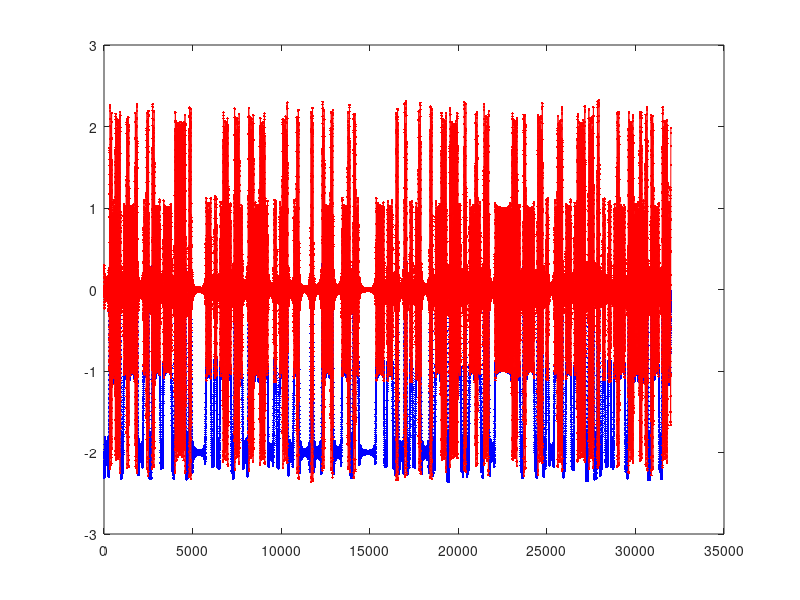
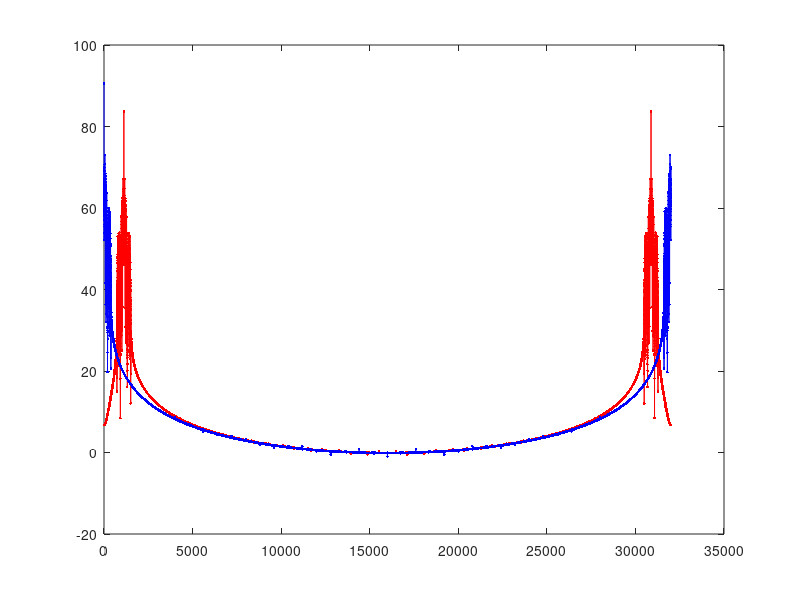
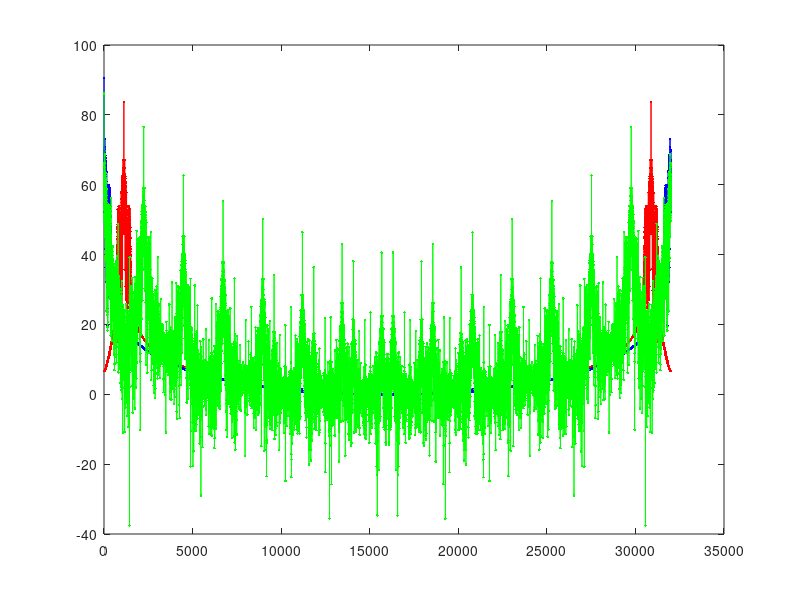
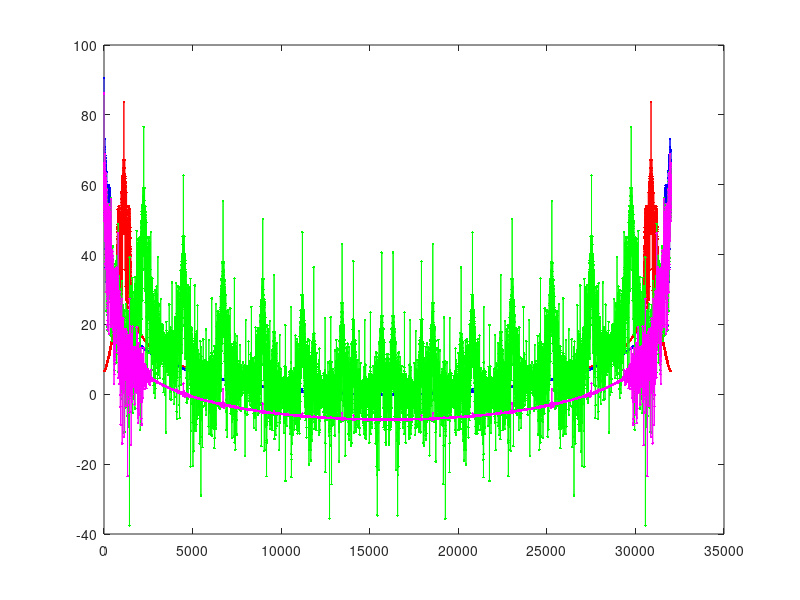

Write MATLAB code to recreate these figures, in order.
% Practical work N1

%% Clear variables and close figures
format long
clear variables
close all
%=============================%

%% Parameters

Fs=100e6; %100Mhz baseband clock
Fd=4e9; % 4GHz analogue sampling frequency
f0=140e6; % carrier frequency
N=200; % number of symbols
usrDat=kron(randi([-1,1],1,N)-1,ones(1,4));

% Resampling
usrDatrsm=resample(usrDat,40,1);

% Modulation
t=(1:length(usrDatrsm))/Fd;
sAM=(2+usrDatrsm).*cos(2*pi*f0*t);

% figure(1)
% plot(usrDat,'b.-')

figure(2)
plot(usrDatrsm,'b.-')
hold on
plot(sAM,'r.-')

% figure(3)
% plot(sAM,'r.-')

%=============================%

%% Spectrum

spectr_AM=fft(sAM);
spectr_BB=fft(usrDatrsm);
amp_spectr_AM_db=20*log10(abs(spectr_AM));
amp_spectr_BB_db=20*log10(abs(spectr_BB));

figure(4)
plot(amp_spectr_AM_db,'r.-')
hold on
plot(amp_spectr_BB_db,'b.-')

%=============================%
%% AM demodulation

asMdem=abs(sAM);

amp_spectr_asMdem_db=20*log10(abs(fft(asMdem)));


figure(5)
plot(amp_spectr_AM_db,'r.-')
hold on
plot(amp_spectr_BB_db,'b.-')
plot(amp_spectr_asMdem_db,'g.-')

%=============================%
%% Filter

LPF=fir1(50,f0/(Fd/2));

sAM_flt=filter(LPF,1,asMdem);
amp_sAM_flt_db=20*log10(abs(fft(sAM_flt)));

% fvtool(LPF)
% return

figure(10)
plot(amp_spectr_AM_db,'r.-')
hold on
plot(amp_spectr_BB_db,'b.-')
plot(amp_spectr_asMdem_db,'g.-')
plot(amp_sAM_flt_db,'m.-')

figure(11)
plot(usrDatrsm,'r.-')
hold on
plot(sAM_flt,'b.-')




